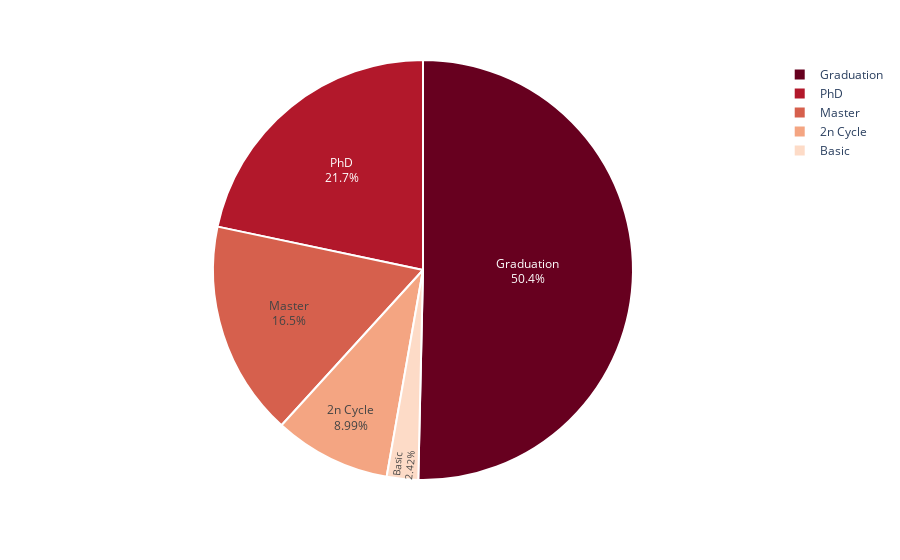

Here is the notebook cell this chart was saved with:
### Markdown cell above
Single customers spend slightly more than customer who are in relationship.

### Code cell
## Education Graph

education = df.Education.value_counts()

fig = px.pie(education, 
             values = education.values, 
             names = education.index,
             color_discrete_sequence=px.colors.sequential.RdBu)
fig.update_traces(textposition='inside', textinfo='percent+label', 
                  marker = dict(line = dict(color = 'white', width = 2)))
fig.show()

### Figure 1 — Plotly figure (JSON) as saved in the notebook; plotly's stock layout.template omitted (floating-point values rounded to 4 significant figures)
{"data": [{"domain": {"x": [0, 1], "y": [0, 1]}, "hovertemplate": "index=%{label}<br>value=%{value}<extra></extra>", "labels": ["Graduation", "PhD", "Master", "2n Cycle", "Basic"], "legendgroup": "", "marker": {"line": {"color": "white", "width": 2}}, "name": "", "showlegend": true, "textinfo": "percent+label", "textposition": "inside", "type": "pie", "values": [1126, 485, 370, 201, 54]}], "layout": {"legend": {"tracegroupgap": 0}, "margin": {"t": 60}, "piecolorway": ["rgb(103,0,31)", "rgb(178,24,43)", "rgb(214,96,77)", "rgb(244,165,130)", "rgb(253,219,199)", "rgb(247,247,247)", "rgb(209,229,240)", "rgb(146,197,222)", "rgb(67,147,195)", "rgb(33,102,172)", "rgb(5,48,97)"]}}
